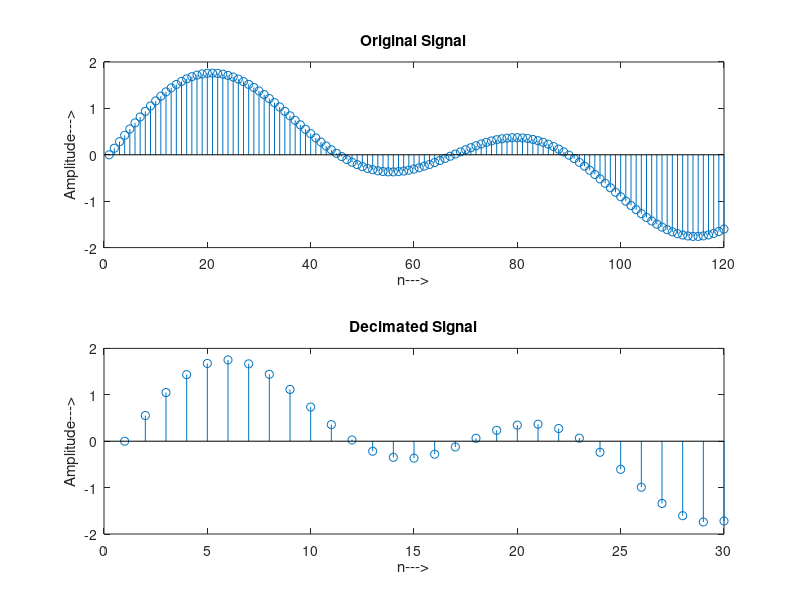
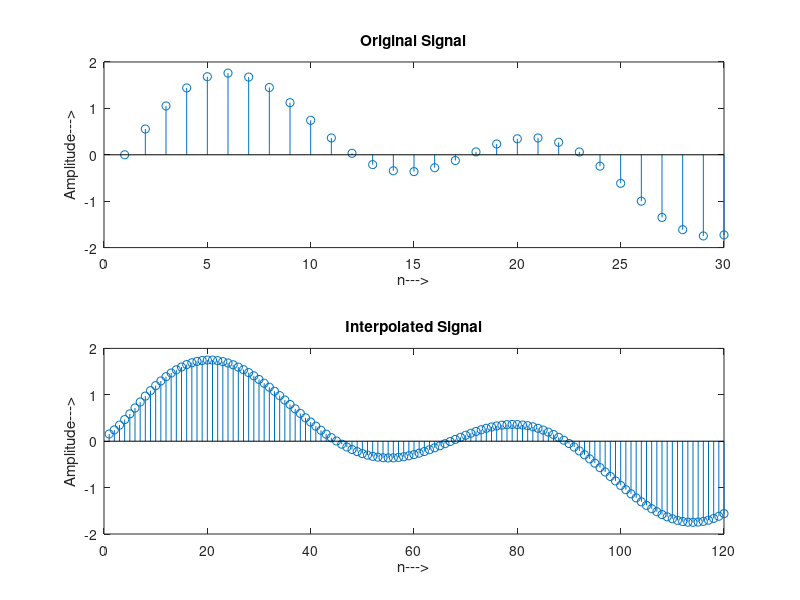

The MATLAB script that drew these images, in order:
clc;
clear all;
close all;

%Program for Decimated Signal
t = 0:0.00025:1; %Time Vector
x = sin(2*pi*30*t)+sin(2*pi*60*t);
r = 4; %Factor of 4
y = decimate(x, r);

%View the Original Signal
figure(1);
subplot(2,1,1);
stem(x(1:120));
xlabel('n--->');
ylabel('Amplitude--->');
title('Original Signal');

%View the Decimated Signal
subplot(2,1,2);
stem(y(1:30));
xlabel('n--->');
ylabel('Amplitude--->');
title('Decimated Signal');

%Program for Interpolated Signal
t = 0:0.001:1; %Time Vector
x = sin(2*pi*30*t)+sin(2*pi*60*t);
r = 4; %Factor of 4
y = interp(x, r);

%View the Original Signal
figure(2);
subplot(2,1,1);
stem(x(1:30));
xlabel('n--->');
ylabel('Amplitude--->');
title('Original Signal');

%View the Interpolated Signal
subplot(2,1,2);
stem(y(1:120));
xlabel('n--->');
ylabel('Amplitude--->');
title('Interpolated Signal');
